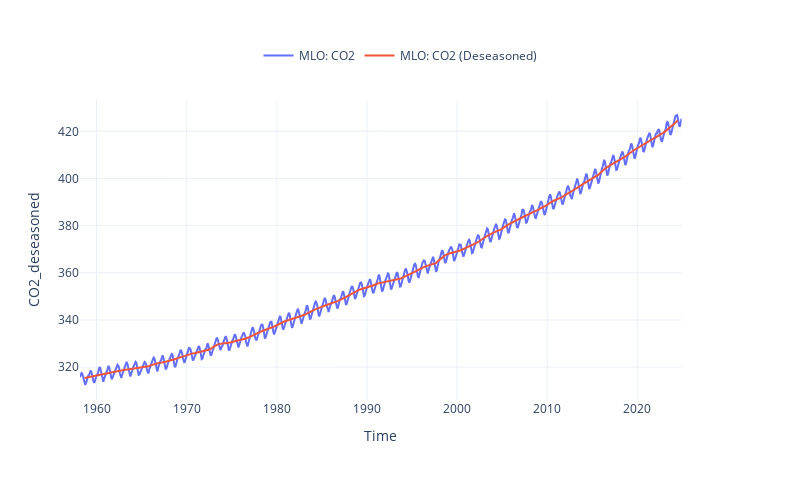

Write notebook code for a chart like this one.
### Code cell
plot_timeseries_interactive(dict_plot, trendline = False, figsize = (20, 12));

### Figure 1 — Plotly figure (JSON) as saved in the notebook; plotly's stock layout.template omitted (floating-point values rounded to 4 significant figures; data arrays with more than 128 entries replaced by an {"elided": "..."} marker saying what was removed)
{"data": [{"line": {"color": "#636EFA"}, "name": "MLO: CO2", "type": "scatter", "x": {"elided": "802 str values"}, "xaxis": "x", "y": {"elided": "802 float values"}, "yaxis": "y"}, {"line": {"color": "#EF553B"}, "name": "MLO: CO2 (Deseasoned)", "type": "scatter", "x": {"elided": "802 str values"}, "xaxis": "x", "y": {"elided": "802 float values"}, "yaxis": "y"}], "layout": {"height": 480, "legend": {"font": {"size": 12}, "orientation": "h", "x": 0.5, "xanchor": "center", "y": 1.1, "yanchor": "bottom"}, "title": {"text": " "}, "width": 800, "xaxis": {"anchor": "y", "domain": [0, 0.94], "title": {"text": "Time"}}, "yaxis": {"anchor": "x", "domain": [0, 1], "title": {"text": "CO2_deseasoned"}}, "yaxis2": {"anchor": "x", "overlaying": "y", "side": "right"}}}
